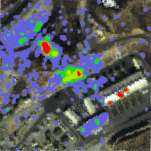
#> input picture EmissionsDatathonData/Test/01A.png, 151 x 151 px, found by its file name
$ jupyter execute --allow-errors 00_Scratch4.ipynb   (older library calls are emulated)
#> lines starting #> are read from the running program, lines starting #| are printed output that depends on the picture; after the words box and inside, x2 and y2 are one past the last pixel; in counts of white or black regions, pixels touching at a corner belong together
[cell 1]
import numpy as np
import matplotlib.pyplot as plt
from skimage.io import imread, imshow
from skimage.color import rgb2gray, rgb2hsv, rgba2rgb
from skimage.morphology import area_opening
from skimage.exposure import histogram
from skimage.filters import threshold_otsu
from skimage import io, color
import cv2

[cell 2]
#fil = "C:/Users/vasan/OneDrive/EmissionsDatathon/Dataset/Data/Train/ang20190922t192642_ang20190922t192642-2_r4578_c217-plume.png"
fil = "C:/Users/vasan/OneDrive/EmissionsDatathon/Dataset/Data/Test/01A.png"

[cell 3]
chico = imread(fil)
#> chico is the input picture: shape (151, 151, 4); mean R, G, B, A 82.2, 85.9, 92.2, 248.9
imshow(chico);

[cell 4]
chico = (chico / np.max(chico)) * 255

[cell 5]
imshow(chico);

[cell 6]
th_values = np.linspace(0, 1, 11)
fig, axis = plt.subplots(2, 5, figsize=(15,8))
chico_gray = rgb2gray(rgba2rgb(chico))
for th, ax in zip(th_values, axis.flatten()):

    chico_binarized = chico_gray < th
    ax.imshow(chico_binarized)
    ax.set_title('$Threshold = %.2f$' % th)

# rgb2gray(chico)
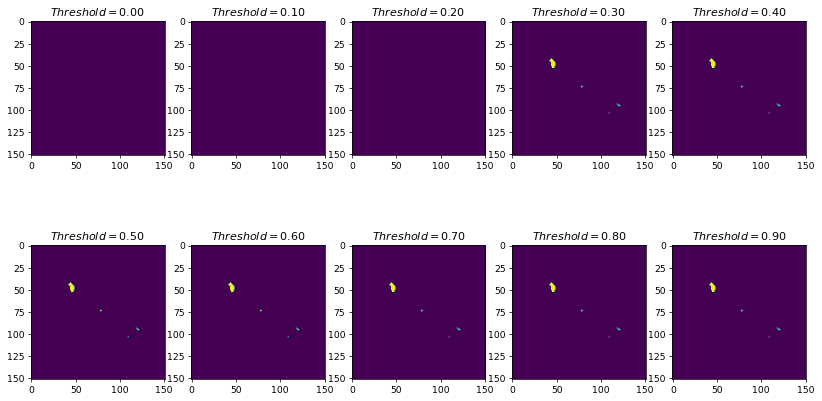
#> figure drawn by matplotlib, 10 panels

[cell 7]
freq, bins = histogram(chico_gray)
#> freq = 256 values, max 22496 at index 255, min 0 at index 1, mean 89.07; bins = 256 values from 0.286 to 0.999
plt.step(bins, freq*1.0/freq.sum())
plt.xlabel('Intensity value')
plt.ylabel('Fraction of pixels');
#> figure, not shown here; curve peaks at x = 0.999, y = 0.987

[cell 8]
def masked_image(image, mask):
    r = image[:,:,0] * mask
#> r: shape (151, 151) float64; every value is 0
    g = image[:,:,1] * mask
    b = image[:,:,2] * mask
    return np.dstack([r,g,b])
#> returned value: shape (151, 151, 3) float64; every value is 0

fig, ax = plt.subplots(1, 2, figsize=(12,6))
thresh = 0.2
chico_otsu  = chico_gray < thresh
ax[0].imshow(chico_otsu)
filtered = masked_image(chico, chico_otsu)
ax[1].imshow(filtered)
#threshold_otsu(chico_gray)

[cell 9]
fig, ax = plt.subplots(1, 3, figsize=(15,6))
ax[0].imshow(chico[:,:,0], cmap='Reds')
ax[0].set_title('Red')
ax[1].imshow(chico[:,:,1], cmap='Greens')
ax[1].set_title('Green')
ax[2].imshow(chico[:,:,2], cmap='Blues')
ax[2].set_title('Blue');

[cell 10]
imshow(chico);

[cell 11]
figure, ax = plt.subplots(1,2, figsize=(12,6))
chico_red = chico[:,:,0]
chico_green = chico[:,:,1]
chico_blue = chico[:,:,2]
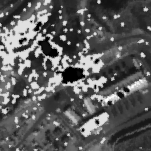
#> chico_blue: shape (151, 151) float64; min 0, max 255, mean 92.2
binarized = ((chico_red < 200) & (chico_red > 75) &
             (chico_green < 120) & (chico_green > 50) &
             (chico_blue > 20))
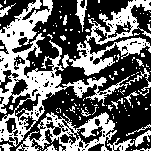
#> binarized: shape (151, 151) bool; 41% white; 139 white regions (120 under 20 px), largest, box (x1, y1, x2, y2) and area: (0, 0, 130, 147) 4325, (62, 0, 151, 76) 2095, (16, 112, 117, 151) 1476
opened = area_opening(binarized, 5000)
ax[0].imshow(binarized)
ax[1].imshow(masked_image(chico, opened))

[cell 12]
chico_rgb = color.rgba2rgb(chico)
chico_hsv = rgb2hsv(chico_rgb)
#> chico_hsv: shape (151, 151, 3) float64; mean of channels 0, 1, 2 0.00381, 0.0134, 1
fig, ax = plt.subplots(1, 3, figsize=(15,6))
ax[0].imshow(chico_hsv[:,:,0], cmap='hsv')
ax[0].set_title('Hue')
ax[1].imshow(chico_hsv[:,:,1], cmap='hsv')
ax[1].set_title('Saturation')
ax[2].imshow(chico_hsv[:,:,2], cmap='hsv')
ax[2].set_title('Value');

[cell 13]
figure, ax = plt.subplots(1,2, figsize=(12,6))
chico_hue = chico_hsv[:,:,0]
chico_sat = chico_hsv[:,:,1]
#> chico_sat: shape (151, 151) float64; values 0 (black) and 1 (white), 1.3% white; 16 white regions (13 under 20 px), largest, box (x1, y1, x2, y2) and area: (62, 67, 80, 83) 161, (42, 42, 49, 53) 45, (49, 49, 57, 56) 42
chico_val = chico_hsv[:,:,2]
#> chico_val: shape (151, 151) float64; every value is 1
binarized_hsv = ( (chico_val > 0.55))
#> binarized_hsv: shape (151, 151) bool; every value is 1
opened = area_opening(binarized_hsv, 8000)
ax[0].imshow(binarized_hsv)
ax[1].imshow(masked_image(chico, opened))
#> in masked_image (call 3), `return np.dstack([r,g,b])`:
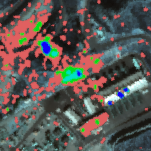
#> returned value: shape (151, 151, 3) float64; mean of channels 0, 1, 2 82.2, 85.9, 92.2; drawn as B, G, R

[cell 14]
fig, ax = plt.subplots(1,3,figsize=(15,5))
im = ax[0].imshow(chico_hsv[:,:,0],cmap='hsv')
fig.colorbar(im,ax=ax[0])
ax[0].set_title('Hue Graph',fontsize=15)
#set the lower and upper mask based on hue colorbar value of the desired fruit
lower_mask = chico_hsv[:,:,0] > 0.01
upper_mask = chico_hsv[:,:,0] < 0.1
mask = upper_mask*lower_mask
# get the desired mask and show in original image
red = chico_rgb[:,:,0]*mask
green = chico_rgb[:,:,1]*mask
blue = chico_rgb[:,:,2]*mask
mask2 = np.dstack((red,green,blue))
ax[1].imshow(mask)
ax[2].imshow(mask2)
ax[1].set_title('Mask',fontsize=15)
ax[2].set_title('Final Image',fontsize=15)
plt.tight_layout()
plt.show()
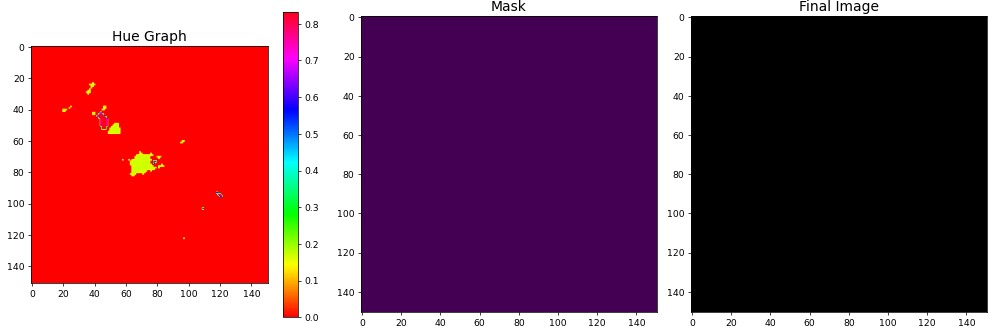
#> figure drawn by matplotlib, 4 panels

[cell 15]
imshow(chico);

[cell 16]
fig, ax = plt.subplots(1, 3, figsize=(15, 5))
ax[0].imshow(chico_hsv[:,:,0],cmap='hsv')
ax[0].set_title('hue')
ax[1].imshow(chico_hsv[:,:,1],cmap='hsv')
ax[1].set_title('transparency')
ax[2].imshow(chico_hsv[:,:,2],cmap='hsv')
ax[2].set_title('value')
fig.colorbar(imshow(chico_hsv[:,:,0],cmap='hsv'))
fig.tight_layout()
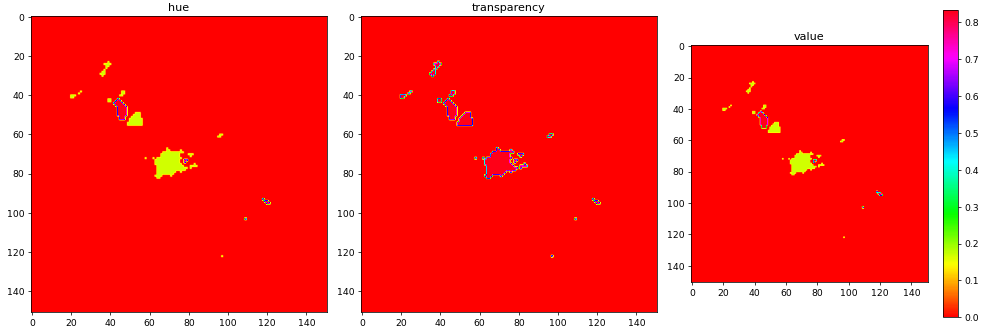
#> figure drawn by matplotlib, 4 panels

[cell 17]
#refer to hue channel (in the colorbar)
lower_mask = chico_hsv[:,:,0] > 0.01
#refer to hue channel (in the colorbar)
upper_mask = chico_hsv[:,:,0] < 0.6
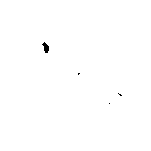
#> upper_mask: shape (151, 151) bool; 99.8% white; 4 black regions (3 under 20 px), largest, box (x1, y1, x2, y2) and area: (42, 42, 49, 53) 45
#refer to transparency channel (in the colorbar)
saturation_mask = chico_hsv[:,:,1] > 0.4
#refer to transparency channel (in the colorbar)
#val_mask = chico_hsv[:,:,2] < 0.2

#mask = upper_mask*lower_mask*saturation_mask
mask = saturation_mask
red = chico_hsv[:,:,0]*mask
green = chico_hsv[:,:,1]*mask
blue = chico_hsv[:,:,2]*mask
bags_masked = np.dstack((red,green,blue))
#> bags_masked: shape (151, 151, 3) float64; mean of channels 0, 1, 2 0.00381, 0.0134, 0.0134
imshow(bags_masked)

[cell 18]
imshow(chico);

#> (a cell that did not finish here is left out)

[cell 20]
kernelx = np.array([[1,1,1],[0,0,0],[-1,-1,-1]])
kernely = np.array([[-1,0,1],[-1,0,1],[-1,0,1]])
#> (the rest of this cell did not finish here and is left out)

#> (a cell that did not finish here is left out)

[cell 22]
cv2.waitKey(0)
cv2.destroyAllWindows()

#> (a cell that did not finish here is left out)

#> (a cell that did not finish here is left out)

#> (a cell that did not finish here is left out)

[cell 26]
from skimage.filters import prewitt_h,prewitt_v

#> (a cell that did not finish here is left out)

#> (a cell that did not finish here is left out)

#> (a cell that did not finish here is left out)

#> (a cell that did not finish here is left out)

#> (a cell that did not finish here is left out)

[cell 32]
#https://gist.github.com/rahit/c078cabc0a48f2570028bff397a9e154

#> (a cell that did not finish here is left out)

[cell 34]
# Importing necessary libraries
from skimage import data
from skimage import filters
from skimage.color import rgb2gray
import matplotlib.pyplot as plt

# Setting plot size to 15, 15
plt.figure(figsize=(15, 15))

# Sample Image of scikit-image package

chico_gray = rgb2gray(chico_rgb)
plt.imshow(chico_gray)
plt.show()

[cell 35]
# Computing Otsu's thresholding value
threshold = filters.threshold_otsu(chico_gray)
#> threshold = 0.286

[cell 36]
threshold
#> Out = 0.286

[cell 37]
# Computing binarized values using the obtained
# threshold
binarized_coffee = (chico_gray > threshold)*1
plt.subplot(2,2,1)
plt.title("Threshold: >"+str(threshold))

[cell 38]
plt.imshow(binarized_coffee, cmap = "gray")

[cell 39]
#https://github.com/jephraim-manansala/thresholding/blob/main/Image%20Segmentation%20using%20Thresholding%20Methods.ipynb

[cell 40]
#https://towardsdatascience.com/image-segmentation-part-1-6e0ddb5f7f8a

[cell 41]
threshold = filters.threshold_niblack(chico_gray)

[cell 42]
binarized_coffee = (chico_gray > threshold)*1
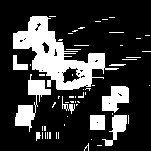
#> binarized_coffee: shape (151, 151) int64; values 0 (black) and 1 (white), 22.6% white; 59 white regions (50 under 20 px), largest, box (x1, y1, x2, y2) and area: (13, 16, 119, 90) 2838, (15, 74, 51, 132) 690, (102, 86, 129, 113) 485
plt.subplot(2,2,2)
plt.title("Niblack Thresholding")

[cell 43]
plt.imshow(binarized_coffee, cmap = "gray")

[cell 44]
with open(fil, 'rb') as f:
    im1 = f.read()

[cell 45]
im1_data = np.frombuffer(im1, dtype='uint8')
im1_data

[cell 46]
image_bgr2 = cv2.imdecode(im1_data, cv2.IMREAD_COLOR)
image_bgr2

[cell 47]
plt.imshow(image_bgr2)
plt.show()

[cell 48]
image_hsv = cv2.cvtColor(image_bgr2, cv2.COLOR_BGR2HSV)
#> image_hsv: shape (151, 151, 3); mean H, S, V 63.1, 73.8, 110.2

[cell 49]
plt.imshow(image_hsv)
plt.show()

[cell 50]
image_gray = cv2.cvtColor(image_bgr2, cv2.COLOR_BGR2GRAY)
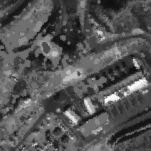
#> image_gray: shape (151, 151); min 13, max 255, mean 85.5

[cell 51]
plt.imshow(image_gray)
plt.show()

[cell 52]
mask = cv2.inRange(image_bgr2, (0,255,255), (0,255,255))

[cell 53]
plt.imshow(mask)
plt.show()

[cell 54]
if len(np.where(mask != 0)[0]) != 0:
    y1 = min(np.where(mask != 0)[0])
    y2 = max(np.where(mask != 0)[0])
else:
    y1 = 0
    y2 = len(mask)
#> y2 = 151
if len(np.where(mask != 0)[1]) != 0:
    x1 = min(np.where(mask != 0)[1])
    x2 = max(np.where(mask != 0)[1])
else:
    x1 = 0
    x2 = len(mask[0])
#> x2 = 151

[cell 55]
image_cropped = image_gray[y1:y2, x1:x2]

[cell 56]
if image_cropped.size ==0:
    image_cropped
else:
    image_150x150 = cv2.resize(image_cropped, (150, 150))
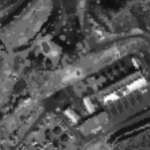
#> image_150x150: shape (150, 150); min 14, max 254, mean 85.4

$ run again, with EmissionsDatathonData/Test/02A.png copied over EmissionsDatathonData/Test/01A.png
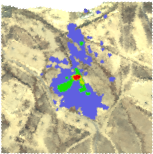
#> input picture EmissionsDatathonData/Test/02A.png, 153 x 154 px, found by its file name
#> chico is the input picture: shape (154, 153, 4); mean R, G, B, A 178.1, 171.8, 144.5, 238.7
#> freq = 256 values, max 23467 at index 255, min 0 at index 1, mean 92.04; bins = 256 values from 0.286 to 0.999
#> r: shape (154, 153) float64; every value is 0
#> `binarized = ((chico_red < 200) & (chico_red > 75) & (chico_green < 120..`:
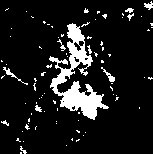
#> binarized: shape (154, 153) bool; 10.9% white; 84 white regions (73 under 20 px), largest, box (x1, y1, x2, y2) and area: (49, 23, 109, 120) 1894, (3, 67, 28, 85) 65, (101, 67, 115, 82) 59
#> chico_hsv: shape (154, 153, 3) float64; mean of channels 0, 1, 2 0.000927, 0.00403, 1
#> chico_sat: shape (154, 153) float64; values 0 (black) and 1 (white), 0.4% white; 7 white regions (6 under 20 px), largest, box (x1, y1, x2, y2) and area: (59, 79, 73, 91) 61
#> chico_val: shape (154, 153) float64; every value is 1
#> binarized_hsv: shape (154, 153) bool; every value is 1
#> bags_masked: shape (154, 153, 3) float64; mean of channels 0, 1, 2 0.000927, 0.00403, 0.00403
#> `threshold = filters.threshold_otsu(chico_gray)`: threshold = 0.286
#> image_hsv: shape (154, 153, 3); mean H, S, V 33.6, 71.1, 190.5
#> y2 = 154
#> x2 = 153
#> `image_150x150 = cv2.resize(image_cropped, (150, 150))`:
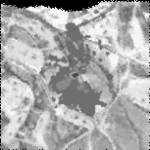
#> image_150x150: shape (150, 150); min 0, max 251, mean 170.5

$ run again, with EmissionsDatathonData/Test/03A.png copied over EmissionsDatathonData/Test/01A.png
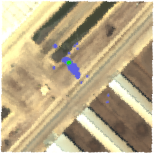
#> input picture EmissionsDatathonData/Test/03A.png, 154 x 154 px, found by its file name
#> chico is the input picture: shape (154, 154, 4); mean R, G, B, A 178.8, 162.6, 128.7, 243.8
#> chico_gray: shape (154, 154) float64; values 0.928 (black) and 1 (white), 100% white; black in thin lines or dots, all inside (x1, y1, x2, y2) = (68, 62, 70, 63)
#> freq = 256 values, max 23714 at index 255, min 0 at index 1, mean 92.64; bins = 256 values from 0.928 to 1
#> r: shape (154, 154) float64; every value is 0
#> binarized: shape (154, 154) bool; 20.3% white; 31 white regions (22 under 20 px), largest, box (x1, y1, x2, y2) and area: (89, 86, 153, 154) 1968, (121, 43, 154, 103) 928, (63, 120, 109, 153) 649
#> chico_hsv: shape (154, 154, 3) float64; mean of channels 0, 1, 2 1.41e-05, 8.43e-05, 1
#> chico_val: shape (154, 154) float64; every value is 1
#> binarized_hsv: shape (154, 154) bool; every value is 1
#> bags_masked: shape (154, 154, 3) float64; mean of channels 0, 1, 2 1.41e-05, 8.43e-05, 8.43e-05
#> `threshold = filters.threshold_otsu(chico_gray)`: threshold = 0.928
#> image_hsv: shape (154, 154, 3); mean H, S, V 22.1, 73, 180.2
#> y2 = 154
#> `image_150x150 = cv2.resize(image_cropped, (150, 150))`:
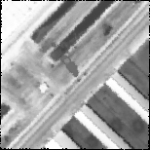
#> image_150x150: shape (150, 150); min 0, max 255, mean 163.4
